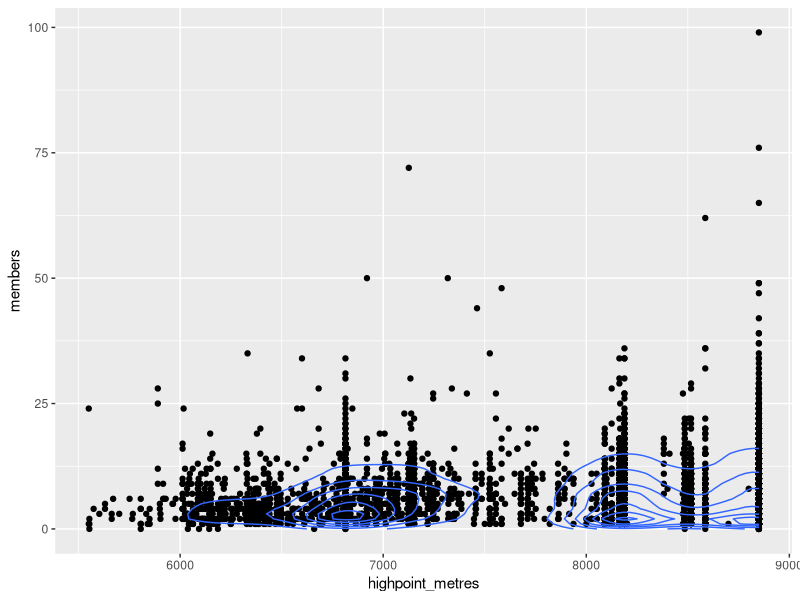

The R source for this figure: (Note: this script raises an error after producing the figure.)
## ---- chunk 1
library(ggplot2)
e3<-read.csv('e3.csv', header=TRUE)

ggplot(e3, aes(x = highpoint_metres, y = members))+
  geom_point()+
  stat_density2d()
## ---- chunk 2
library(ggplot2)
e4<-read.csv('e3.csv', header=TRUE)

ggplot(e4, aes(x = highpoint_metres, y = member_deaths))+
  geom_point()+
  stat_density2d()
